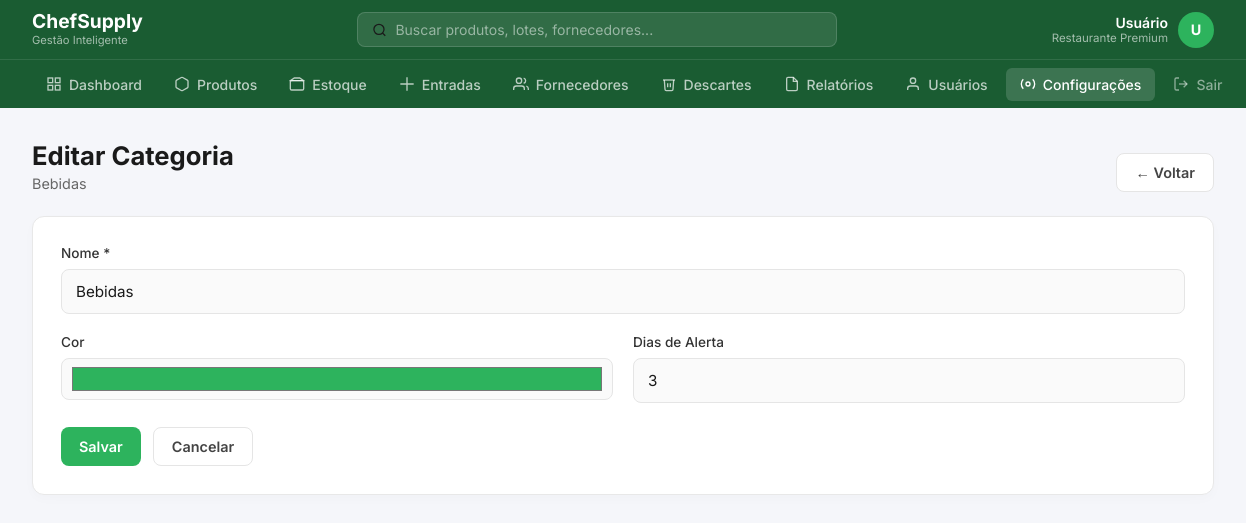
/categorias/editar.php?id=8 (signed in), run on the app's committed database.
### tables this page shows
CREATE TABLE categorias (
    id INT AUTO_INCREMENT PRIMARY KEY,
    nome VARCHAR(100) NOT NULL,
    cor VARCHAR(20) DEFAULT '#2db35d',
    dias_alerta_vencimento INT DEFAULT 3,
    criado_em TIMESTAMP DEFAULT CURRENT_TIMESTAMP
);

### categorias/editar.php (the view, shortened to what this page needs)
<?php
include '../conexao.php';
$id = intval($_GET['id'] ?? 0);
$stmt = $conexao->prepare("SELECT * FROM categorias WHERE id=:id");
$stmt->execute([':id'=>$id]);
$c = $stmt->fetch();
include '../_header.php';
?>
<div class="content">
    <div class="page-header">
        <div class="page-header-left"><h2>Editar Categoria</h2><p><?= htmlspecialchars($c['nome']) ?></p></div>
        <a href="index.php" class="btn btn-secondary">← Voltar</a>
    </div>
    <div class="form-card">
        <form method="POST">
            <div class="form-grid">
                <div class="form-group full">
                    <label>Nome *</label>
                    <input type="text" name="nome" value="<?= htmlspecialchars($c['nome']) ?>" required>
                </div>
                <div class="form-group">
                    <label>Cor</label>
                    <input type="color" name="cor" value="<?= $c['cor'] ?>" style="height:42px;padding:4px 8px">
                </div>
                <div class="form-group">
                    <label>Dias de Alerta</label>
                    <input type="number" name="dias_alerta_vencimento" min="1" max="30" value="<?= $c['dias_alerta_vencimento'] ?>">
                </div>
            </div>
            <div class="form-actions">
                <button type="submit" class="btn btn-primary">Salvar</button>
                <a href="index.php" class="btn btn-secondary">Cancelar</a>
            </div>
        </form>
    </div>
</div>
<?php include '../_footer.php'; ?>

### _header.php (style rules this page uses)
* { margin: 0; padding: 0; box-sizing: border-box; }
body { background: #f5f6fa; font-family: 'Inter', sans-serif; color: #1a1a1a; }
.content { padding: 32px; }
.page-header { margin-bottom: 24px; display: flex; justify-content: space-between; align-items: flex-end; }
.page-header-left h2 { font-size: 1.6rem; font-weight: 700; }
.page-header-left p { color: #666; font-size: 0.9rem; margin-top: 4px; }
.btn { display: inline-flex; align-items: center; justify-content: center; padding: 10px 18px; border-radius: 8px; font-size: 0.9rem; font-weight: 600; cursor: pointer; transition: all 0.2s; text-decoration: none; font-family: 'Inter', sans-serif; gap: 6px; border: none; }
.btn-primary { background: #2db35d; color: #fff; }
.btn-secondary { background: #fff; color: #444; border: 1.5px solid #e5e5e5; }
.form-card { background: #fff; border: 1px solid #e8e8e8; border-radius: 12px; padding: 28px; box-shadow: 0 4px 12px rgba(0, 0, 0, 0.02); }
.form-grid { display: grid; grid-template-columns: 1fr 1fr; gap: 20px; }
.form-group { display: flex; flex-direction: column; gap: 6px; }
.form-group.full { grid-column: 1 / -1; }
.form-group label { display: block; font-size: 0.85rem; font-weight: 500; color: #333; margin-bottom: 2px; }
.form-group input, .form-group select, .form-group textarea { width: 100%; padding: 12px 14px; border: 1.5px solid #e5e5e5; border-radius: 8px; font-family: 'Inter', sans-serif; font-size: 0.95rem; color: #1a1a1a; background: #fafafa; transition: all 0.2s; }
.form-actions { display: flex; gap: 12px; margin-top: 24px; }

### data on the page
categorias: nome "Bebidas", cor "#2db35d", dias_alerta_vencimento "3"

### other printed values
$_SESSION['usuario_nome'] "Usuário"
substr($_SESSION['usuario_nome'] ?? 'U', 0, 1) "U"
